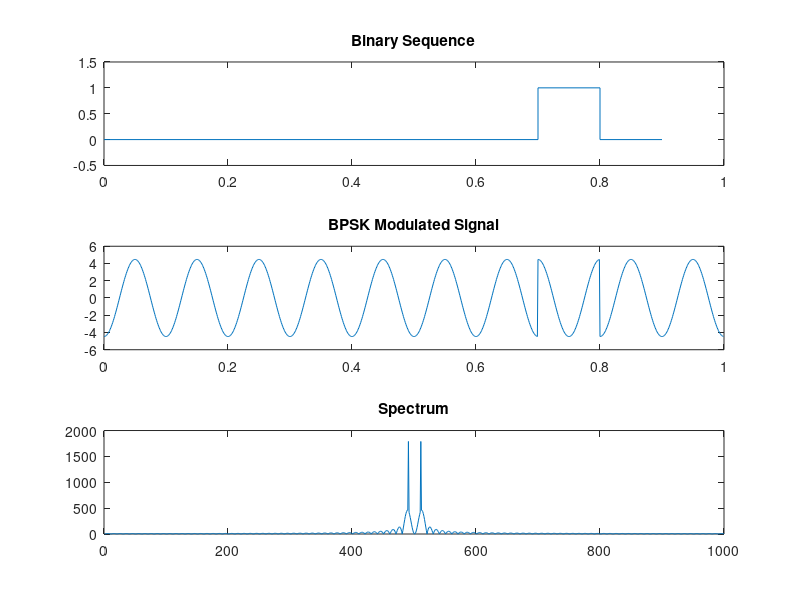

Recreate this plot in MATLAB.
%BPSK
clc; clear all; close all;
x = randi([0, 1], 1, 10);
Eb=1; Tb=0.1; fc=10; fs=1000;
samplebit = fs * Tb;
time = length(x) * Tb;
t = 0:1/fs:time-1/fs;
s1 = sqrt(2*Eb/Tb)*cos(2*pi*fc.*t);     
s2 = sqrt(2*Eb/Tb)*cos(2*pi*fc.*t + pi);
y = zeros(size(t));
for i = 1:length(x)
    start = (i-1)*samplebit + 1;
    finish = i*samplebit;
    if x(i) == 1
        y(start:finish) = s1(start:finish);
    else
        y(start:finish) = s2(start:finish);
    end
end

subplot(311);
stairs(0:Tb:time-Tb, x); title('Binary Sequence'); xlim([0 1]); ylim([-0.5 1.5])
subplot(312);
plot(t,y);title('BPSK Modulated Signal');
subplot(313);
Y=fftshift(abs(fft(y)));
plot(Y); title("Spectrum");
